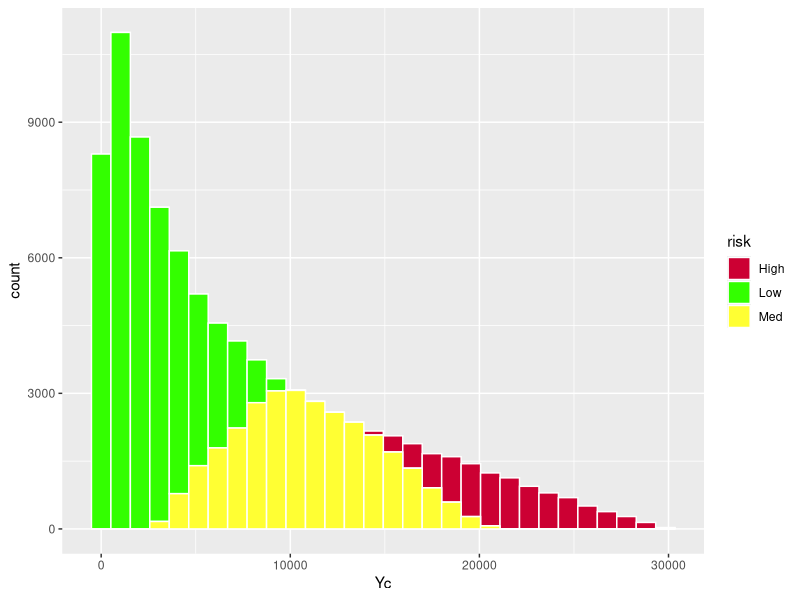

Recreate this plot in R.
# ISACA example improved with weak consistency rules 
library(ggplot2) 
 
n <- 10000            #iterations 
lp <- c(0, 0.3)       #low probability range
li <- c(0, 10000)     #low impact range
mp <- c(0.3, 0.7)     #medium probability range   
mi <- c(10000, 20000) #medium impact range
hp <- c(0.7, 1.0)     #high probability range   
hi <- c(20000,30000)  #high impact range

slp = runif(n, min(lp), max(lp))   #random numbers in low probability range 
sli = runif(n, min(li), max(li))   #random numbers in low impact range
smp = runif(n, min(mp), max(mp))   #random numbers in med probability range 
smi = runif(n, min(mi), max(mi))   #random numbers in med impact range
shp = runif(n, min(hp), max(hp))   #random numbers in high probability range 
shi = runif(n, min(hi), max(hi))   #random numbers in highimpact range

lr = c(slp*sli, slp*smi, slp*shi, smp*sli, shp*sli)  #low risks defined as green region in risk matrix and its possible variants, R=P*I
mr = c(smp*smi, smp*shi, shp*smi)  #med risks defined as amber region in risk matrix and its possible variants, R=P*I
hr = c(shp*shi)                    #high risks defined as red region in risk matrix and its possible variants, R=P*I

dlr = data.frame(x=lr)             #data frame with low risks and label "Low"
dlr$risk = "Low"

dmr = data.frame(x=mr)             #data frame with medium risks and label "Med"  
dmr$risk = "Med"

dhr = data.frame(x=hr)             #data frame with high risks and label "High"  
dhr$risk = "High"

df = rbind(dlr, dmr, dhr)          #bind all data data frames into one dataset

ggplot() + geom_histogram(data = df, aes(x=x, y=..count..,fill=risk),
colour="white", bínwidth = 1000)+
scale_fill_manual(values = c("#CC0033","#33FF00", "#FFFF33")) + xlab(label = "Yc") 
                          